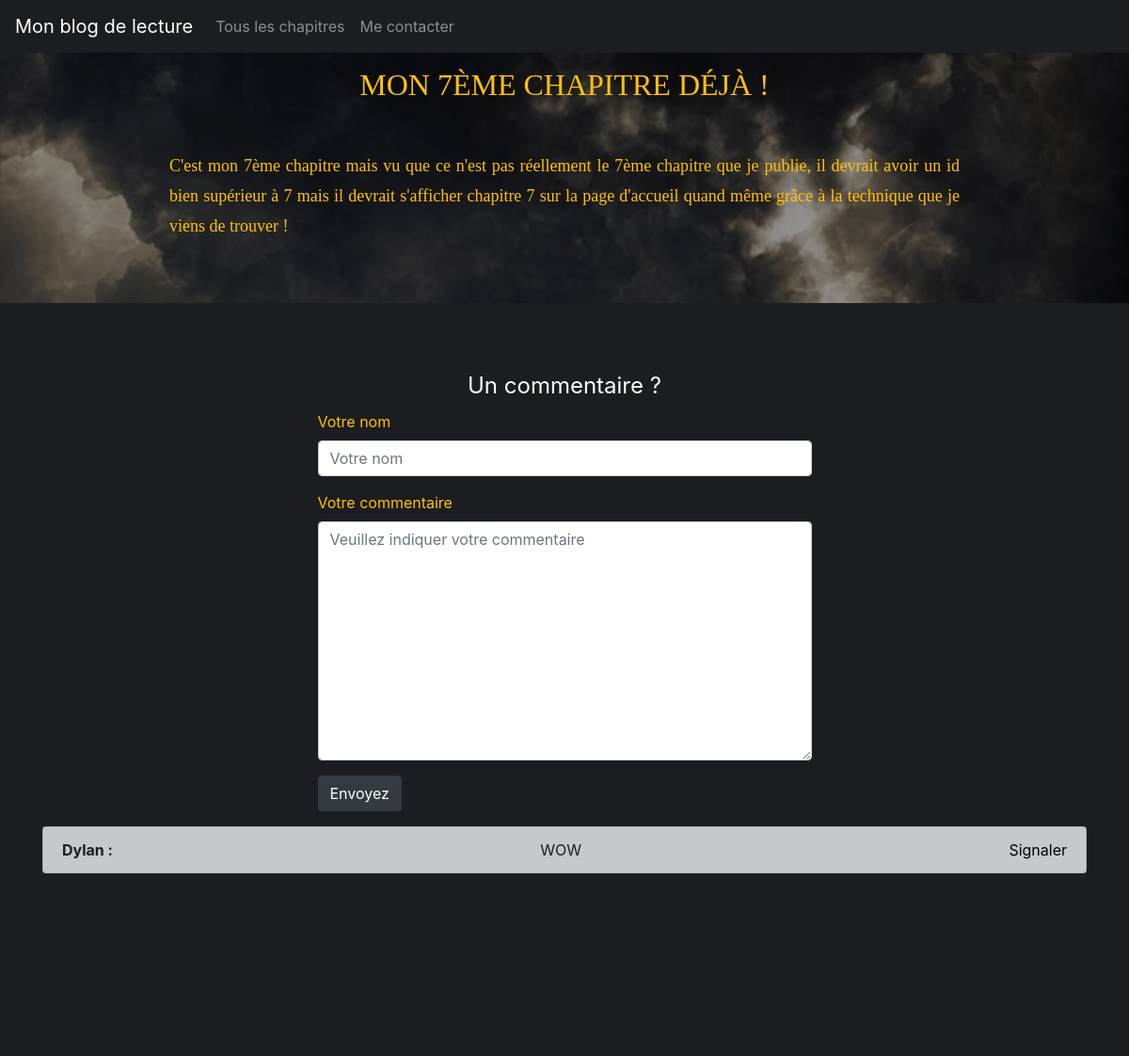
The page /index.php?article=13 on the database its author committed.
### tables this page shows
CREATE TABLE IF NOT EXISTS `posts` (
  `id` int(11) NOT NULL AUTO_INCREMENT,
  `title` varchar(255) NOT NULL,
  `content` longtext NOT NULL,
  `date_added` datetime NOT NULL,
  PRIMARY KEY (`id`)
);

CREATE TABLE IF NOT EXISTS `comments` (
  `id` int(11) NOT NULL AUTO_INCREMENT,
  `author` varchar(255) NOT NULL,
  `comment` varchar(255) NOT NULL,
  `post_id` int(11) NOT NULL,
  `reported` varchar(255) DEFAULT NULL,
  PRIMARY KEY (`id`)
);

### controller/controller.php (called while the page is built, shortened)
<?php
require('model/dataBaseConnexion.php');
require('model/postsManager.php');
require('model/posts.php');
require('model/commentsManager.php');
require('model/Comments.php');
class Controller
{
    private $postsManager;
    public function __construct()
    {
        $this->db = DatabaseConnexion::getDataBaseConnexion();
        $this->postsManager = new PostsManager($this->db);
        $this->commentsManager = new CommentsManager($this->db);
    }
    public function postController($id)
    {
        $post = $this->postsManager->getOnePost($id, 'posts');
        $this->commentsManager->getAllCommentsByPost($post ,$id, 'comments');
        return include('view/show.php');
    }
}

### model/postsManager.php (called while the page is built, shortened)
<?php
class PostsManager
{
	private $db;
	public function __construct()
	{
		$this->db = DataBaseConnexion::getDataBaseConnexion();
	}
	public function getOnePost($id, $table)
	{
		$req = $this->db->query('SELECT * FROM ' . $table.' WHERE id = ' .$id);
		$req->execute();
		$req->setFetchMode(PDO::FETCH_CLASS | PDO::FETCH_PROPS_LATE, $table);
		$data = $req->fetch();
		return $data;
	}
}

### model/dataBaseConnexion.php (called while the page is built)
<?php
class DataBaseConnexion
{
	private static $db;
	public static function getDataBaseConnexion()
	{
		$parameters = [
		        "hostAndPort" => "localhost;",
                        "dbName" => "projet2",
                        "username" => "root",
                        "password" => ''
		];
		if(self::$db === null) {
            $db = new PDO('mysql:host='.$parameters['hostAndPort'].'dbname='.$parameters['dbName']. ';charset=UTF8',
                    $parameters['username'],$parameters['password']
            );
            $db->setAttribute(PDO::ATTR_ERRMODE, PDO::ERRMODE_EXCEPTION);
        }
        return $db;
	}
}

### model/posts.php (called while the page is built, shortened)
<?php
class Posts
{
	private $title;
	private $content;
	private $comments = [];
	public function getTitle()
	{
		return $this->title;
	}
	public function getContent()
	{
		return $this->content;
	}
	public function getComments()
	{
		return $this->comments;
	}
	public function addComment($comment)
	{
		$this->comments[] = $comment;
	}
}

### model/Comments.php (called while the page is built, shortened)
<?php
class Comments
{
    private $id;
    private $author;
    private $comment;
    public function getAuthor()
    {
        return $this->author;
    }
    public function getComment()
    {
        return $this->comment;
    }
    public function getId()
    {
        return $this->id;
    }
    public function setAuthor($author)
    {
        $this->author = $author;
    }
    public function setComment($comment)
    {
        $this->comment = $comment;
    }
    public function setId($id)
    {
        $this->id = $id;
    }
}

### model/commentsManager.php (called while the page is built, shortened)
<?php
class CommentsManager
{
    private $db;
    public function __construct()
    {
        $this->db = DataBaseConnexion::getDataBaseConnexion();
    }
    public function getAllCommentsByPost($post ,$idPost, $table)
    {
        $req = $this->db->query('SELECT * FROM ' . $table.' WHERE post_id = ' .$idPost);
        $data = $req->fetchAll();
        $comments = [];
		foreach ($data as $value)
		{
            $comment = new Comments($value);
			$comments[] = $comment;
		}
		return $comments;
    }
}

### view/show.php (the view, shortened to what this page needs)
<!doctype html>
<html lang="en">
  <head>
    <link rel="stylesheet" href="https://stackpath.bootstrapcdn.com/bootstrap/4.1.3/css/bootstrap.min.css">
    <link rel="stylesheet" href="public/css/styleshow.css">
    <link rel="stylesheet" href="public/css/normalize.css">
  </head>
  <body>
    <nav class="navbar sticky-top navbar-expand-md navbar-dark bg-dark">
      <a class="navbar-brand" href="index.php">Mon blog de lecture</a>
      <div class="collapse navbar-collapse" id="navbarsExample04">
        <ul class="navbar-nav mr-auto">
          <li class="nav-item">
            <a class="nav-link" href="index.php">Tous les chapitres</a>
          </li>
          <li class="nav-item">
            <a class="nav-link" href="index.php?contact">Me contacter</a>
          </li>
        </ul>
      </div>
    </nav>
<div class="shadow-post">
<div class="wrapper">
    <h1> <?= $post->getTitle() ;?></h1>
    <div class="content">
        <?= $post->getContent() ;?>
    </div>
</div>
</div>
    <footer>
        <div class="container">
            <form action="index.php?addComment&amp;id=<?= $_GET['article'] ?>" class="col-lg-6" method="post">
            <legend>Un commentaire ?</legend>
                <div class="form-group">
                    <label for="author">Votre nom</label>
                    <input type="text" id="author" placeholder="Votre nom" class="form-control" name="author" required>
                </div>
                <div class="form-group">
                    <label for="comment">Votre commentaire</label>
                    <textarea  id="comment" cols="30" rows="10" placeholder="Veuillez indiquer votre commentaire" class="form-control" name="comment" required></textarea>
                </div>
                <div class="form-group">
                <button type="submit" class="btn btn-dark">Envoyez</button>
                </div>
            </form>
        </div>
        <div class="container">
            <ul class="list-group">
            <?php foreach ($post->getComments() as $oneComment) : ?>
                <li class="list-group-item flex-comments list-group-item-dark"><strong class="name"><?= $oneComment->getAuthor(); ?> :</strong> <?= $oneComment->getComment(); ?> <a class ="report-link" href="index.php?reportComment&amp;commentId=<?= $oneComment->getId();?>&amp;postId=<?= $_GET['article']; ?>">Signaler</a></li>
            <?php endforeach; ?>
            </ul>
        </div>
    </footer>
</body>
</html>

### public/css/styleshow.css (style rules this page uses)
body { background-color: rgba(0, 0, 0, 0.1); background-image: url('../images/wallpaper4.jpg'); background-size: cover; background-position: bottom center; background-attachment: fixed; height: 100vh; }
.wrapper { margin: 0px 15% 0px 15%; padding: 50px 0 50px 0; height: auto; }
.wrapper h1 { text-align: center; margin-bottom: 50px; color: #ffc107; font-family: 'Playfair Display', serif; text-transform: uppercase; }
.content { color: #ffc107; line-height: 2rem; font-size: 18px; text-align: justify; font-family: 'Playfair Display', serif; }
.shadow-post { background-color: rgba(0, 0, 0, 0.4); width: 100%; height: auto; }
.navbar { position: fixed; width: 100%; top: 0; background-color: #1C1D20 !important; }
footer { width: 100%; height: 100vh; background-color: #1C1D20; }
form legend { text-align: center; color: white; padding-top: 70px; }
label { color: #ffc107; }
form { margin: 0 auto; }
.flex-comments { display: flex; flex-wrap: wrap; justify-content: space-between; }
.report-link { color: black; }

### rows shown on the page
posts: title "MON 7ÈME CHAPITRE DÉJÀ !", content "C'est mon 7ème chapitre mais vu que ce n'est pas réellement le 7ème chapitre que je publie, il devrait avoir un id bien supérieur à 7 mais il devrait s'afficher chapitre 7 sur la page d'accueil quand même grâce à la technique que je viens de trouver !"
comments: author "Dylan", comment "WOW"
